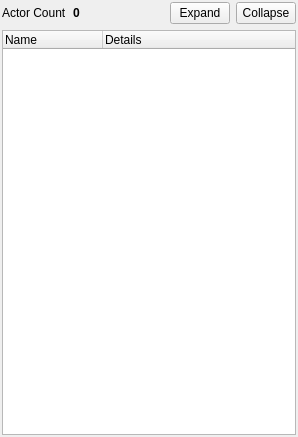
<?xml version="1.0" encoding="UTF-8"?>
<ui version="4.0">
 <class>ActorTreePanel</class>
 <widget class="QWidget" name="ActorTreePanel">
  <property name="geometry">
   <rect>
    <x>0</x>
    <y>0</y>
    <width>298</width>
    <height>437</height>
   </rect>
  </property>
  <property name="windowTitle">
   <string>Form</string>
  </property>
  <layout class="QVBoxLayout" name="verticalLayout">
   <property name="margin">
    <number>2</number>
   </property>
   <item>
    <layout class="QHBoxLayout" name="horizontalLayout">
     <item>
      <widget class="QLabel" name="mActorCountLabel">
       <property name="sizePolicy">
        <sizepolicy hsizetype="Maximum" vsizetype="Preferred">
         <horstretch>0</horstretch>
         <verstretch>0</verstretch>
        </sizepolicy>
       </property>
       <property name="text">
        <string>Actor Count</string>
       </property>
      </widget>
     </item>
     <item>
      <widget class="QLabel" name="mActorCount">
       <property name="sizePolicy">
        <sizepolicy hsizetype="MinimumExpanding" vsizetype="Preferred">
         <horstretch>0</horstretch>
         <verstretch>0</verstretch>
        </sizepolicy>
       </property>
       <property name="font">
        <font>
         <weight>75</weight>
         <bold>true</bold>
        </font>
       </property>
       <property name="text">
        <string>0</string>
       </property>
      </widget>
     </item>
     <item>
      <widget class="QPushButton" name="mButtonExpandAll">
       <property name="sizePolicy">
        <sizepolicy hsizetype="Maximum" vsizetype="Fixed">
         <horstretch>0</horstretch>
         <verstretch>0</verstretch>
        </sizepolicy>
       </property>
       <property name="maximumSize">
        <size>
         <width>60</width>
         <height>16777215</height>
        </size>
       </property>
       <property name="text">
        <string>Expand</string>
       </property>
      </widget>
     </item>
     <item>
      <widget class="QPushButton" name="mButtonCollapseAll">
       <property name="sizePolicy">
        <sizepolicy hsizetype="Minimum" vsizetype="Fixed">
         <horstretch>0</horstretch>
         <verstretch>0</verstretch>
        </sizepolicy>
       </property>
       <property name="maximumSize">
        <size>
         <width>60</width>
         <height>16777215</height>
        </size>
       </property>
       <property name="text">
        <string>Collapse</string>
       </property>
      </widget>
     </item>
    </layout>
   </item>
   <item>
    <widget class="dtQt::ActorTreeWidget" name="mTree">
     <property name="dragEnabled">
      <bool>true</bool>
     </property>
     <property name="dragDropMode">
      <enum>QAbstractItemView::DragDrop</enum>
     </property>
     <property name="defaultDropAction">
      <enum>Qt::MoveAction</enum>
     </property>
     <property name="alternatingRowColors">
      <bool>true</bool>
     </property>
     <property name="selectionMode">
      <enum>QAbstractItemView::MultiSelection</enum>
     </property>
     <property name="columnCount">
      <number>2</number>
     </property>
     <attribute name="headerVisible">
      <bool>true</bool>
     </attribute>
     <column>
      <property name="text">
       <string>Name</string>
      </property>
     </column>
     <column>
      <property name="text">
       <string>Details</string>
      </property>
     </column>
    </widget>
   </item>
  </layout>
 </widget>
 <customwidgets>
  <customwidget>
   <class>dtQt::ActorTreeWidget</class>
   <extends>QTreeWidget</extends>
   <header>dtQt/actortreewidget.h</header>
  </customwidget>
 </customwidgets>
 <resources/>
 <connections/>
</ui>
